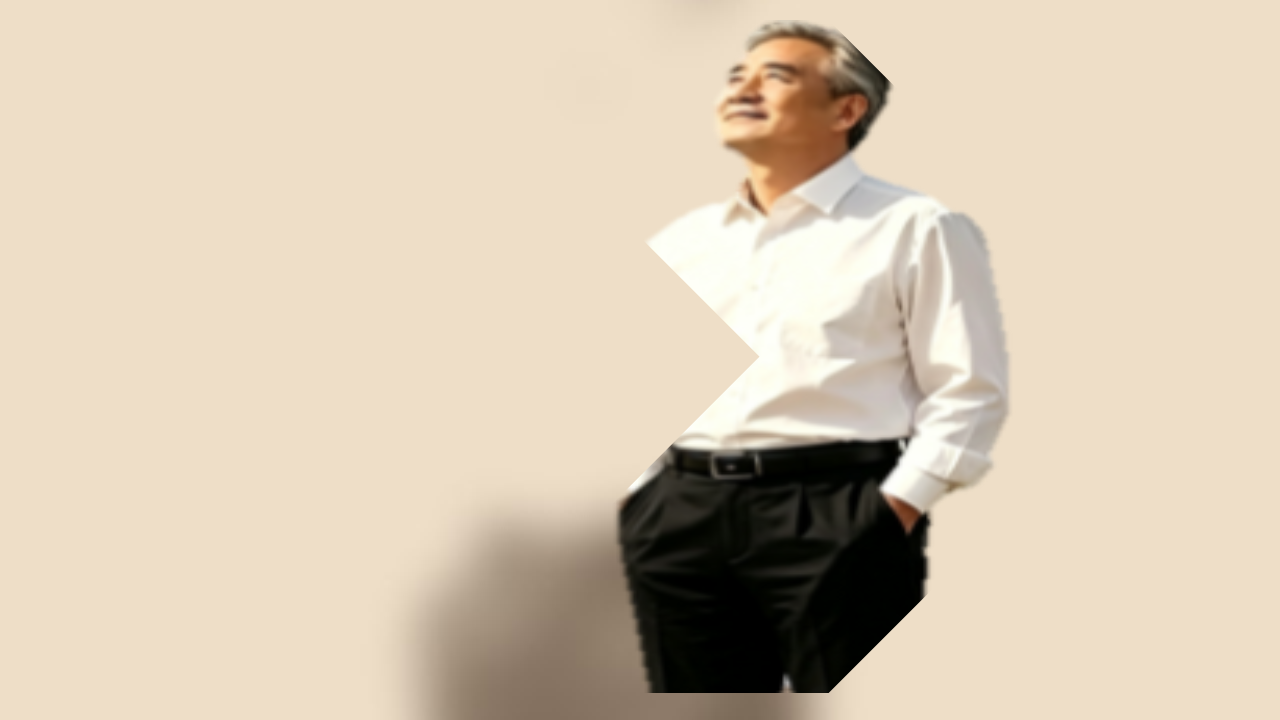
#> input picture examples/dual-photo-template1-stretched.png, 1280 x 720 px
$ python build_dual_photo.py --src ../examples/dual-photo-template1-stretched.png --out out.png
#> lines starting #> are read from the running program, lines starting #| are printed output that depends on the picture
# -*- coding: utf-8 -*-
"""构造"同图双版本"版式的样例页，供 verify_dual_photo.py 做正/负对照。

版式定义（来自抖音教学视频复现）：
    同一张照片，两个版本 —— 淡化(可选虚化)整图铺底 + 原色塞进形状当前景。
    只有两层。视频里"复制+翻转+重叠"是过程演示形状，成片前必须删掉。

用法:
    python build_dual_photo.py --src 人像.png --out ok.pptx
    python build_dual_photo.py --src 人像.png --out fat.pptx  --stretch 1.35
    python build_dual_photo.py --src 人像.png --out diff.pptx --bg-src 另一张.png
    python build_dual_photo.py --src 人像.png --out demo.pptx --shape chevron

--stretch > 1 会故意把人物横向拉胖（复现视频里的失败对照"拉伸人物就长胖"），
用来验证校验器能量化出这个失真倍数。
"""
import argparse
import os
import shutil
import tempfile

from lxml import etree
from PIL import Image, ImageEnhance, ImageOps, ImageFilter
from pptx import Presentation
from pptx.util import Pt
from pptx.enum.shapes import MSO_SHAPE
from pptx.oxml.ns import qn

# 画布沿用 dsh-ppt-studio 约定：960x540，1px=1pt
SW, SH = 960.0, 540.0
# 主形状默认位置（与视频复现成品一致）
DEFAULTS = {"left": 317.0, "top": 15.0, "width": 557.0, "height": 505.0}

SHAPES = {
    "chevron": MSO_SHAPE.CHEVRON,
    "roundrect": MSO_SHAPE.ROUNDED_RECTANGLE,
    "rect": MSO_SHAPE.RECTANGLE,
    "parallelogram": MSO_SHAPE.PARALLELOGRAM,
}


def wash(src, dst, brightness=2.4, contrast=0.66, blur=6.0,
         black=(70, 50, 34), white=(243, 227, 205)):
    """淡化版：去色 + 提亮压对比 + 上暖棕色调 + 轻微虚化。"""
#> called with brightness = 2.4, contrast = 0.66, blur = 6, black = (70, 50, 34), white = (243, 227, 205)
    im = Image.open(src)
#> im is the input picture: PIL image 1280x720 RGB; mean R, G, B 215, 200.3, 179.5
    if im.mode in ("RGBA", "LA", "P"):
        im = im.convert("RGBA")
        flat = Image.new("RGB", im.size, (255, 255, 255))
        flat.paste(im, mask=im.split()[-1])
        im = flat
    else:
        im = im.convert("RGB")
    g = ImageEnhance.Color(im).enhance(0.0)
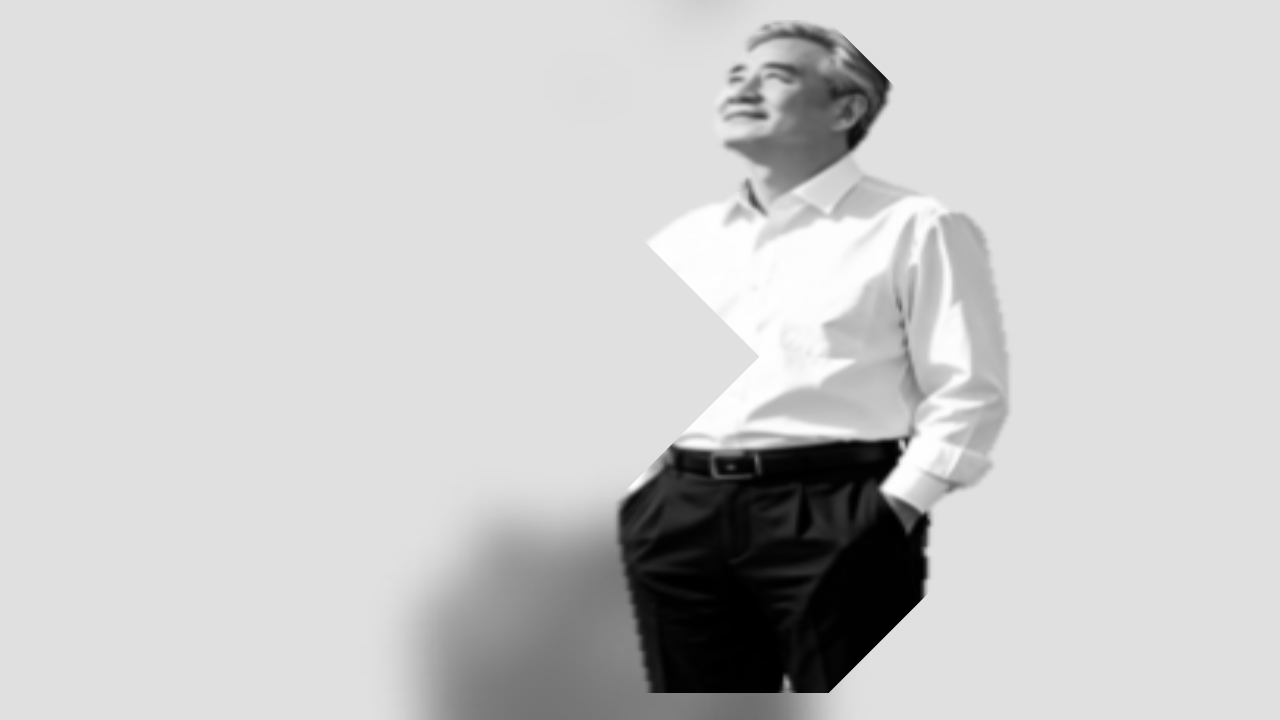
#> g: PIL image 1280x720 RGB; min 0, max 254, mean 202.2
    g = ImageEnhance.Brightness(g).enhance(brightness)
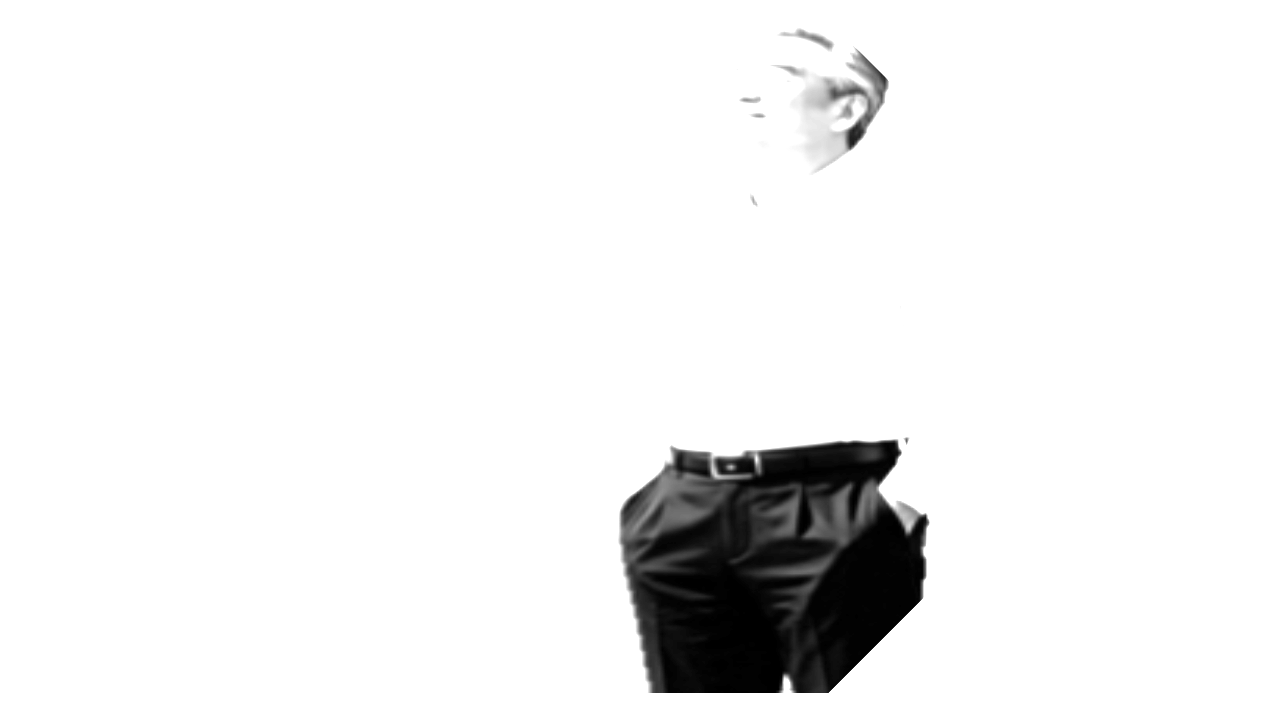
#> g: PIL image 1280x720 RGB; min 0, max 255, mean 239
    g = ImageEnhance.Contrast(g).enhance(contrast)
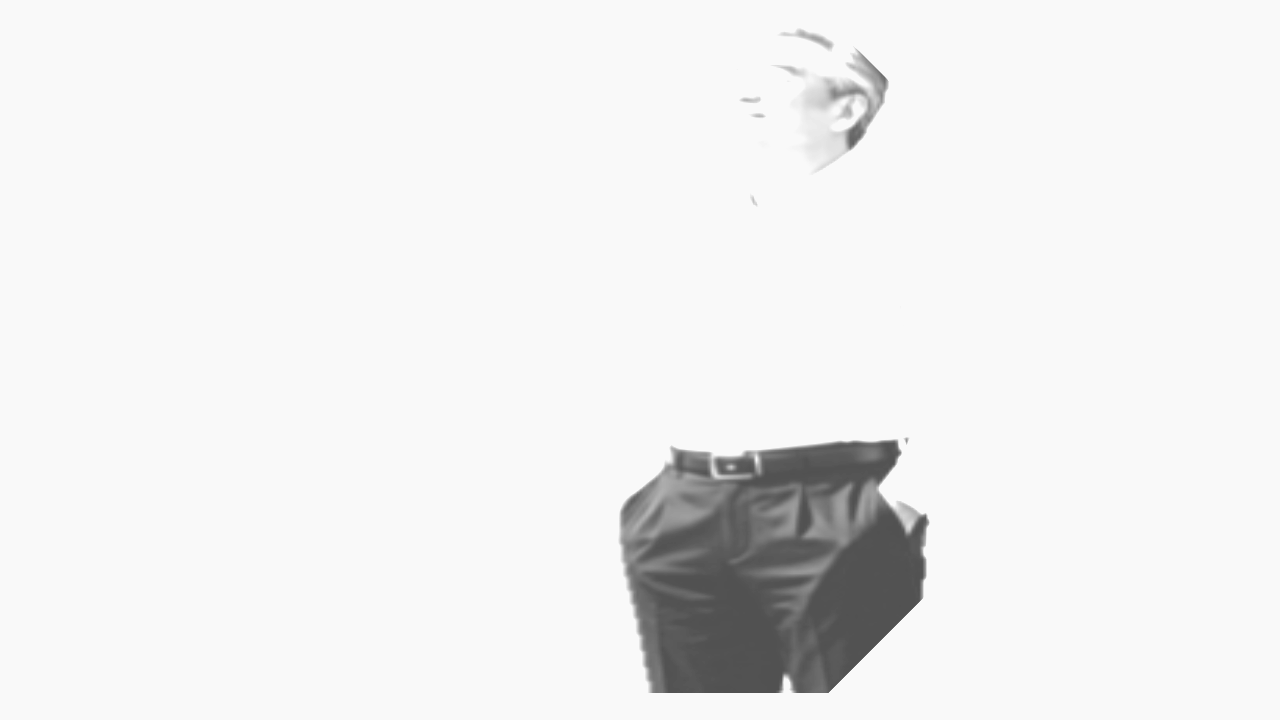
#> g: PIL image 1280x720 RGB; min 81, max 249, mean 238.5
    # colorize 只吃 8-bit 灰度，Color.enhance(0) 的产物仍是 RGB，必须显式转 L
    g = ImageOps.colorize(g.convert("L"), black=black, white=white)
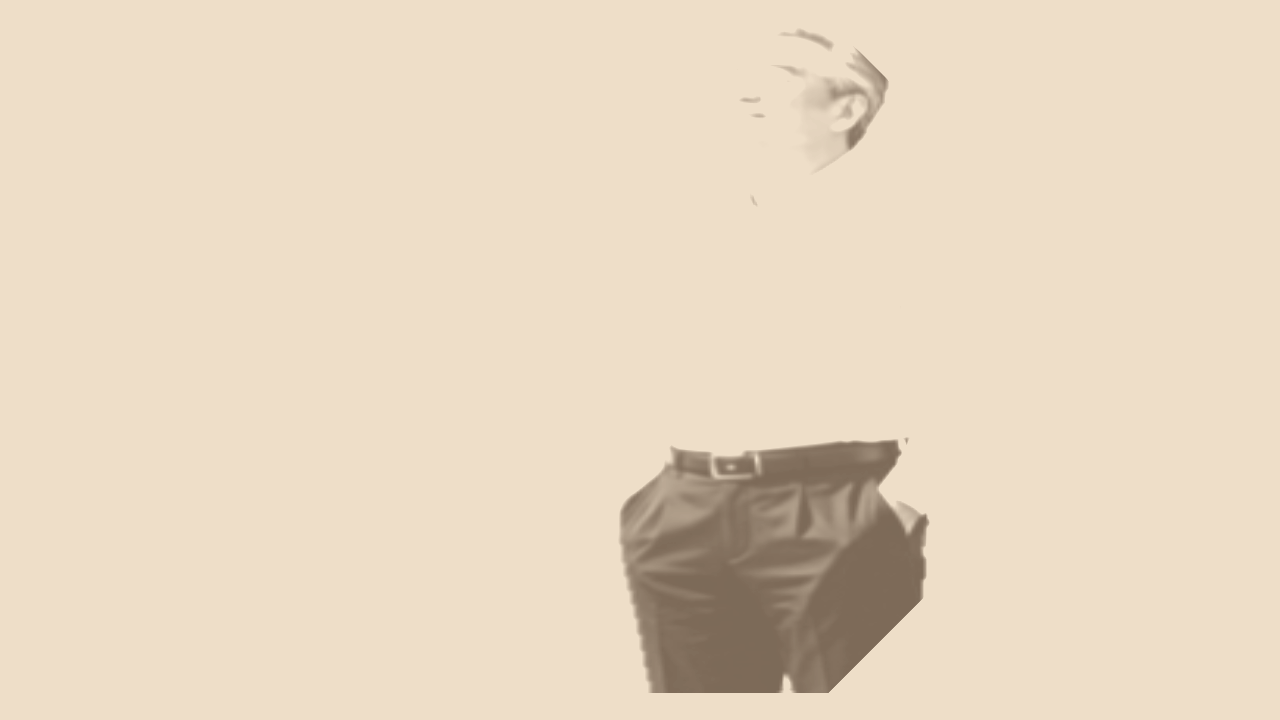
#> g: PIL image 1280x720 RGB; mean R, G, B 230.9, 214.7, 193
    if blur:
        g = g.filter(ImageFilter.GaussianBlur(blur))
    g.save(dst, quality=92)
    return g


# [52 lines left out: functions _crop_for, picture_fill, not called in this run]


def build(src, out, shape="chevron", stretch=1.0, bg_src=None,
          geom=None, blur=6.0, tmpdir=None):
    """造一页"同图双版本"。返回 dict（含实际失真倍数 ratio，供测试核对）。"""
    geom = geom or DEFAULTS
    tmp = tmpdir or tempfile.mkdtemp(prefix="dualphoto_")
    bg_path = os.path.join(tmp, "bg_washed.jpg")
    wash(bg_src or src, bg_path, blur=blur)

    prs = Presentation()
    # python-pptx 默认模板的作者是它自己的作者名，会被 privacy_audit 判为"人名泄漏"。
    # 项目约定：这两个字段写工具名 dsh-ppt-studio（见 tests/privacy_audit.py AUTHOR_ALLOW）。
    prs.core_properties.author = "dsh-ppt-studio"
    prs.core_properties.last_modified_by = "dsh-ppt-studio"
    prs.slide_width = Pt(SW)
    prs.slide_height = Pt(SH)
    slide = prs.slides.add_slide(prs.slide_layouts[6])

    # 1) 淡化整图铺底（裁长边保比例）
    src_im = Image.open(bg_src or src)
    ar_pic = src_im.width / src_im.height
    pic = slide.shapes.add_picture(bg_path, 0, 0, Pt(SW), Pt(SH))
    ar = SW / SH
    if ar_pic > ar:
        keep = ar / ar_pic
        pic.crop_left = pic.crop_right = (1 - keep) / 2
    else:
        keep = ar_pic / ar
        pic.crop_top = pic.crop_bottom = (1 - keep) / 2

    # 2) 原色塞进形状
    im = Image.open(src)
    src_ar = im.width / im.height
    dst_ar = geom["width"] / geom["height"]
    kw, kh = _crop_for(src_ar, dst_ar, stretch)
    # 千分百分比*100（100000 = 100%）
    l = r = int(round((1 - kw) / 2 * 100000))
    t = b = int(round((1 - kh) / 2 * 100000))
    shp = slide.shapes.add_shape(
        SHAPES[shape], Pt(geom["left"]), Pt(geom["top"]),
        Pt(geom["width"]), Pt(geom["height"]))
    picture_fill(shp, slide, src, src_rect=(l, t, r, b))

    prs.save(out)
    # 校验器应当量出的失真倍数
    ratio = dst_ar / (src_ar * kw / kh)
    return {"out": out, "stretch_requested": stretch, "ratio": ratio,
            "src_rect": (l, t, r, b), "tmp": tmp}


def main():
    ap = argparse.ArgumentParser(description="构造同图双版本版式样例")
    ap.add_argument("--src", required=True, help="前景原图（也是默认的背景原图）")
    ap.add_argument("--out", required=True)
    ap.add_argument("--bg-src", default=None, help="背景用另一张图（造'非同图'负对照）")
    ap.add_argument("--shape", default="chevron", choices=sorted(SHAPES))
    ap.add_argument("--stretch", type=float, default=1.0, help=">1 故意横向拉胖")
    ap.add_argument("--blur", type=float, default=6.0)
    a = ap.parse_args()
    info = build(a.src, a.out, shape=a.shape, stretch=a.stretch,
                 bg_src=a.bg_src, blur=a.blur)
    print("saved: %s" % info["out"])
    print("srcRect(l,t,r,b) = %s" % (info["src_rect"],))
    print("ratio(校验器应量出) = %.4f  (请求 stretch = %.4f)" % (info["ratio"], a.stretch))


if __name__ == "__main__":
    main()
#> (the call stopped at in build, `prs = Presentation()`: pptx is not available in this run)
